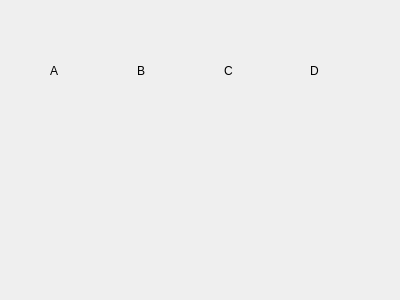
<?xml version="1.0" encoding="UTF-8"?>
<ui version="4.0">
 <class>Audiencepoll</class>
 <widget class="QDialog" name="Audiencepoll">
  <property name="geometry">
   <rect>
    <x>0</x>
    <y>0</y>
    <width>400</width>
    <height>300</height>
   </rect>
  </property>
  <property name="windowTitle">
   <string>Dialog</string>
  </property>
  <widget class="QWidget" name="">
   <property name="geometry">
    <rect>
     <x>50</x>
     <y>60</y>
     <width>341</width>
     <height>21</height>
    </rect>
   </property>
   <layout class="QHBoxLayout" name="horizontalLayout">
    <item>
     <widget class="QLabel" name="label_4">
      <property name="text">
       <string>A</string>
      </property>
     </widget>
    </item>
    <item>
     <widget class="QLabel" name="label">
      <property name="text">
       <string>B</string>
      </property>
     </widget>
    </item>
    <item>
     <widget class="QLabel" name="label_2">
      <property name="text">
       <string>C</string>
      </property>
     </widget>
    </item>
    <item>
     <widget class="QLabel" name="label_3">
      <property name="text">
       <string>D</string>
      </property>
     </widget>
    </item>
   </layout>
  </widget>
 </widget>
 <resources/>
 <connections/>
</ui>
